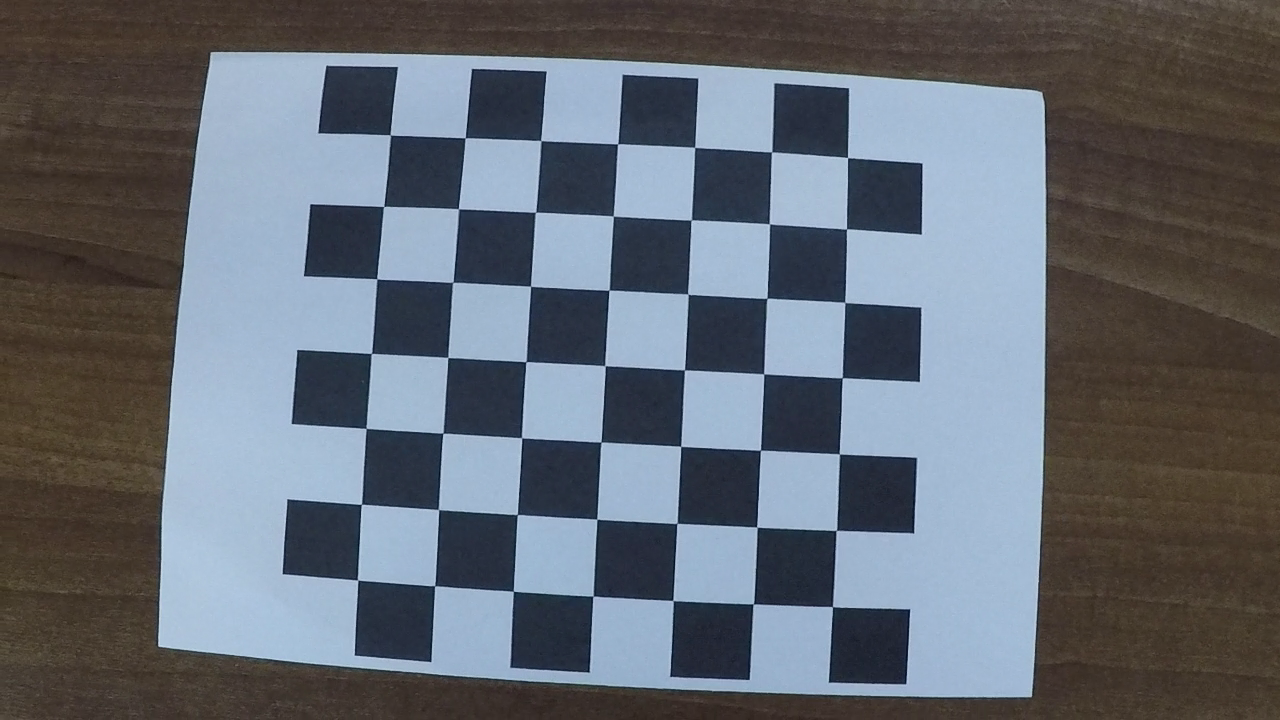
#> input picture images/calibration/leftsample/frame1.png, 1280 x 720 px; its folder holds 5 pictures in this run
$ python CalibrateCamera.py
#> lines starting #> are read from the running program, lines starting #| are printed output that depends on the picture; after the words box and inside, x2 and y2 are one past the last pixel; in counts of white or black regions, pixels touching at a corner belong together
import cv2
import glob
import numpy as np

# Define image format and chessboard dimensions
image_path_format = 'images/calibration/leftsample/*.png'
save_path = 'data/CameraInfoLeft.npz'
chessboard_size = (7, 7)

# Termination criteria
criteria = (cv2.TERM_CRITERIA_EPS + cv2.TERM_CRITERIA_MAX_ITER, 30, 0.001)

# Prepare object points, like (0,0,0), (1,0,0), (2,0,0) ....,(6,5,0)
obj_pts = np.zeros((chessboard_size[1]*chessboard_size[0], 3), np.float32)
obj_pts[:, :2] = np.mgrid[0:chessboard_size[0], 0:chessboard_size[1]].T.reshape(-1, 2)

# Arrays to store object points (3D) and image points (2D) from all the images.
obj_points = []
img_points = []

# Get list of image paths
images = glob.glob(image_path_format)

for img_name in images:
    img = cv2.imread(img_name)
#> img is the input picture: shape (720, 1280, 3); mean B, G, R 113.6, 105.2, 99.5
    img_g = cv2.cvtColor(img, cv2.COLOR_BGR2GRAY)
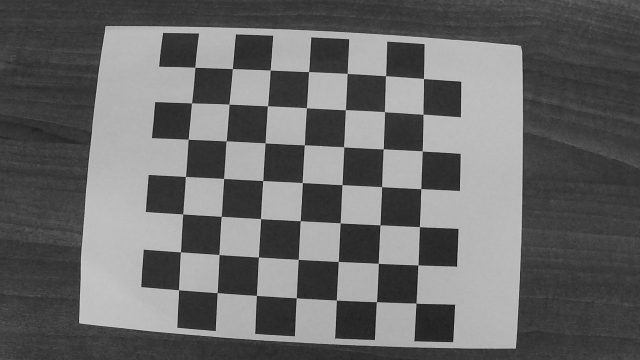
#> img_g: shape (720, 1280) (shown at 1/2 size); min 9, max 215, mean 104.4

    # Find the chess board corners
    ret, corners = cv2.findChessboardCorners(img_g, (chessboard_size[0], chessboard_size[1]), None)
#> ret = True; corners = 49 rows, first 8: [390.3, 134.9], [465.2, 137.9], [540.9, 140.7], [617.6, 143.9], [694.6, 147.4], [771.6, 151.9], [847.6, 157.6], [383.7, 206.6]

    # If found, add object points, image points (after refining them)
    if ret:
        obj_points.append(obj_pts)

        # Refine the corner location
        corners2 = cv2.cornerSubPix(img_g, corners, (11, 11), (-1, -1), criteria)
#> corners2 = 49 rows, first 8: [390.3, 134.9], [465.1, 137.8], [540.7, 140.6], [617.7, 143.8], [694.7, 147.3], [771.6, 151.9], [847.5, 157.5], [383.6, 206.5]
        img_points.append(corners2)

        # Draw and display the corners
        img = cv2.drawChessboardCorners(img, (chessboard_size[0], chessboard_size[1]), corners2, ret)
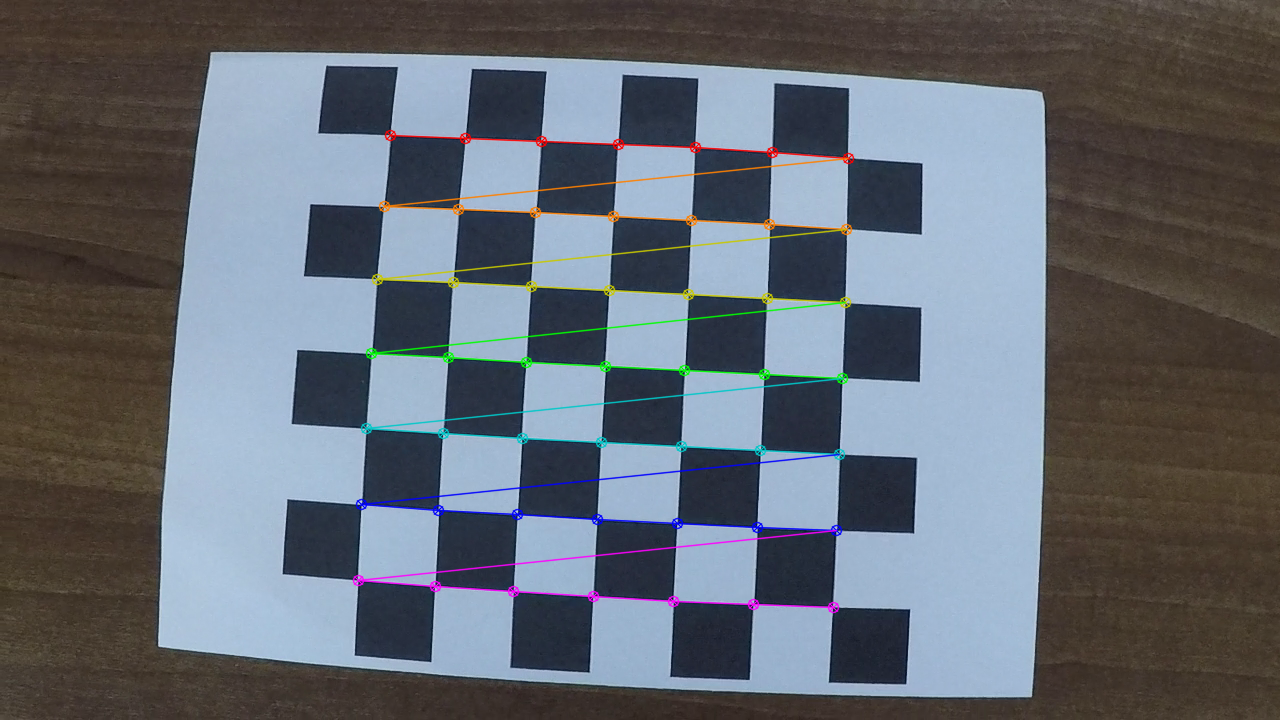
#> img: shape (720, 1280, 3); 2.42% of pixels changed, all inside (x1, y1, x2, y2) = (352, 129, 855, 614)
        cv2.imshow('img', img)
        cv2.waitKey(100)
#> pass 2 of the loop `for img_name in images:`:
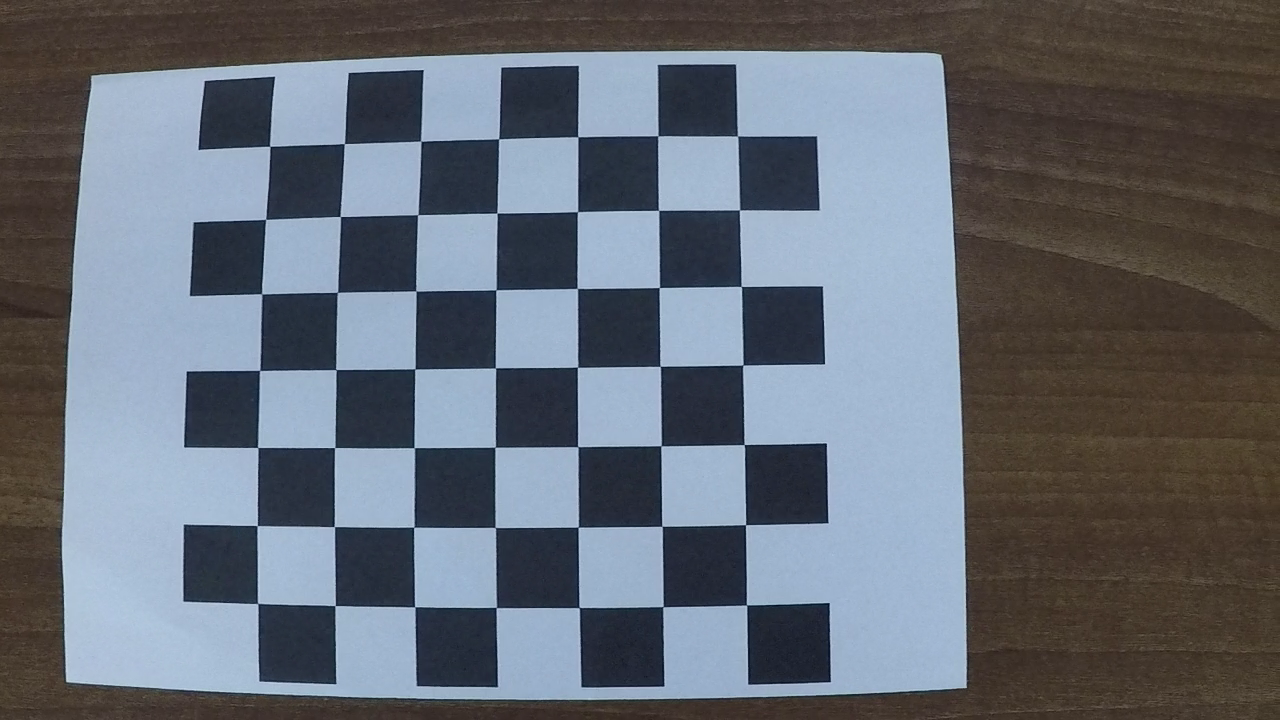
#> input picture images/calibration/leftsample/frame13.png, 1280 x 720 px
#> img is the input picture: shape (720, 1280, 3); mean B, G, R 115.2, 106.1, 100.4
#> `img_g = cv2.cvtColor(img, cv2.COLOR_BGR2GRAY)`:
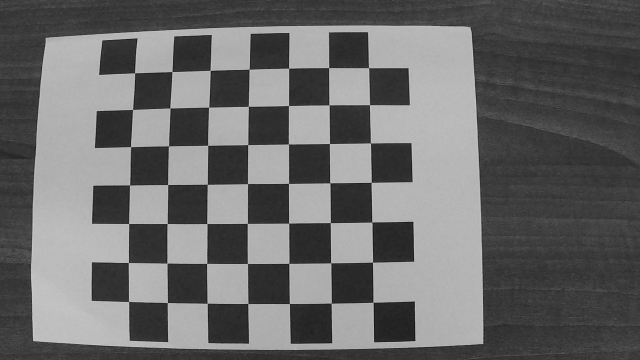
#> img_g: shape (720, 1280) (shown at 1/2 size); min 10, max 210, mean 105.3
#> corners = 49 rows, first 8: [737.4, 136.1], [739.5, 209.9], [741.2, 286.4], [743, 364.9], [744.1, 444.5], [745.5, 524.7], [746.5, 605], [658, 135.8]
#> corners2 = 49 rows, first 8: [737.6, 136], [739.5, 209.9], [741.3, 286.5], [742.8, 365.1], [744.2, 444.6], [745.6, 524.7], [746.5, 604.9], [657.9, 135.8]
#> `img = cv2.drawChessboardCorners(img, (chessboard_size[0], chessboard_s..`:
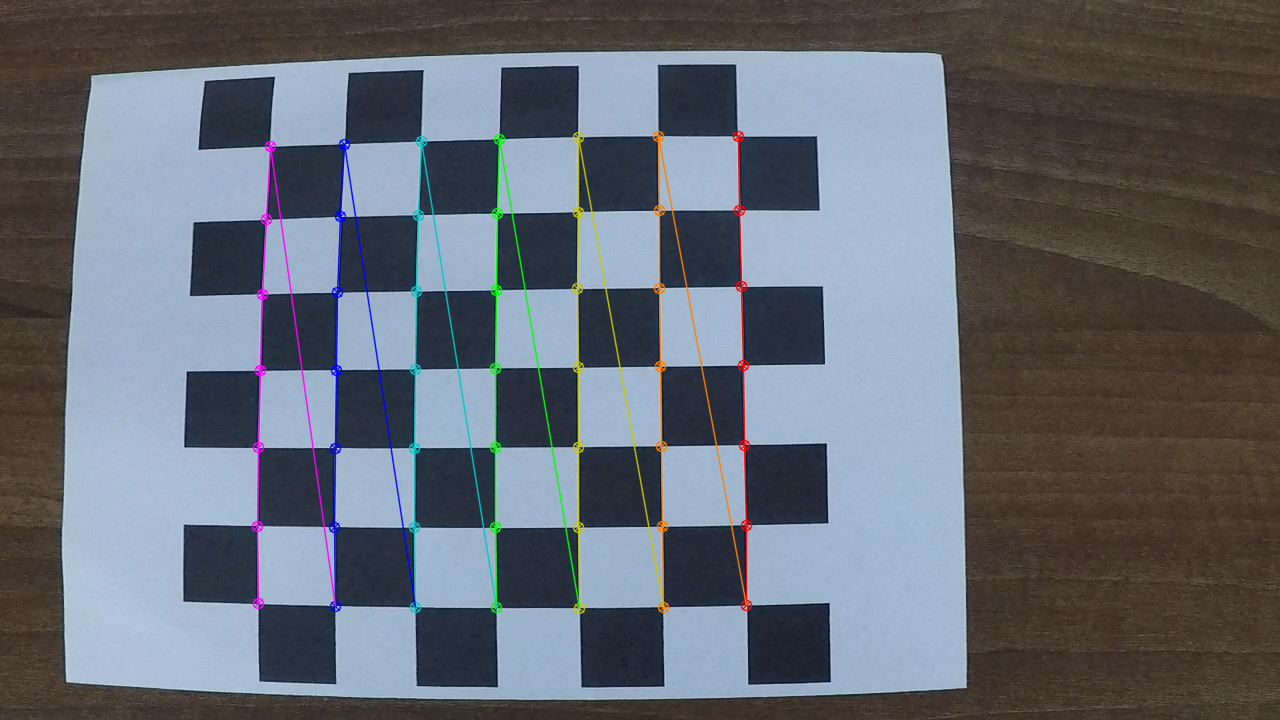
#> img: shape (720, 1280, 3); 2.41% of pixels changed, all inside (x1, y1, x2, y2) = (251, 130, 753, 615)
#> pass 3 of the loop `for img_name in images:`:
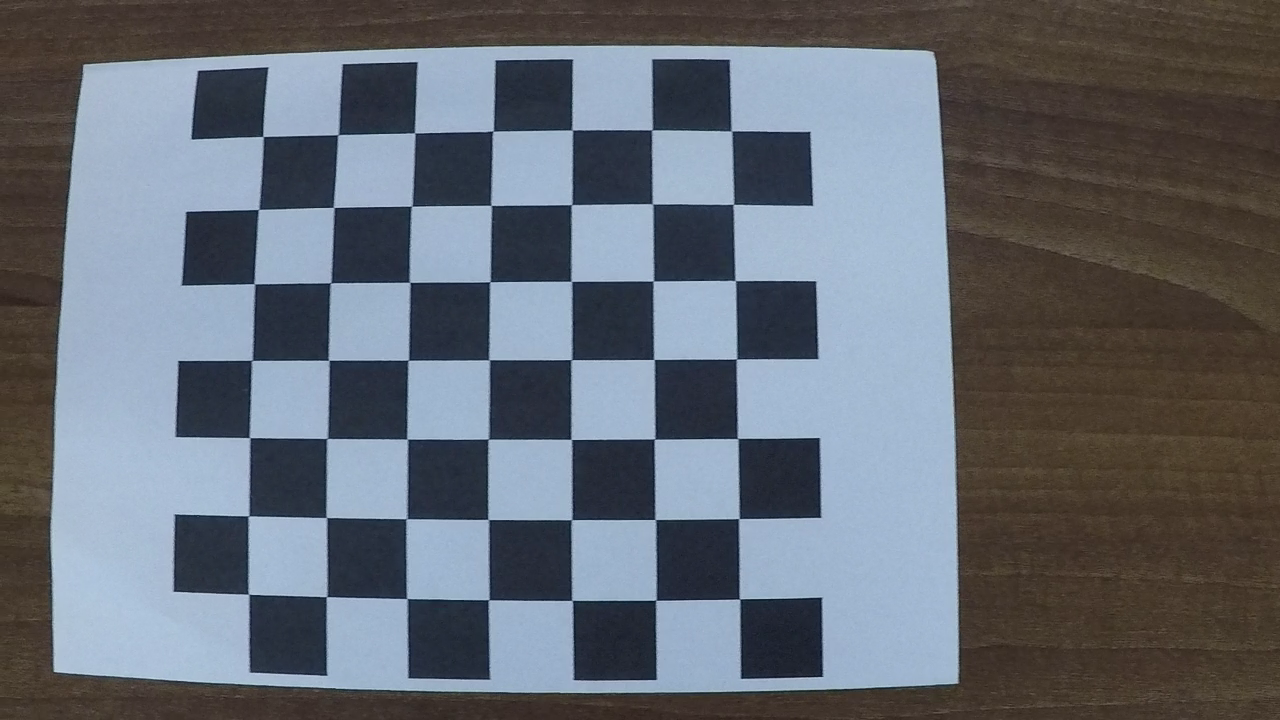
#> input picture images/calibration/leftsample/frame17.png, 1280 x 720 px
#> img is the input picture: shape (720, 1280, 3); mean B, G, R 115.2, 106.5, 100.9
#> `img_g = cv2.cvtColor(img, cv2.COLOR_BGR2GRAY)`:
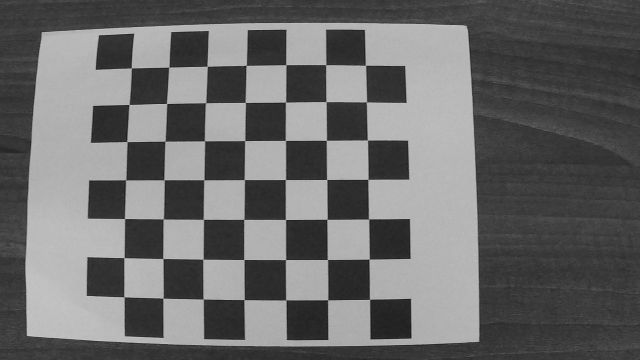
#> img_g: shape (720, 1280) (shown at 1/2 size); min 15, max 208, mean 105.7
#> corners = 49 rows, first 8: [263, 136.5], [337.9, 134.7], [414.6, 132.8], [493, 131.1], [572.3, 130.1], [651.8, 129.9], [731.3, 131], [258.7, 209.4]
#> corners2 = 49 rows, first 8: [263, 136.5], [338, 134.6], [414.7, 132.8], [492.9, 131.1], [572.1, 129.9], [651.9, 129.9], [731.5, 130.9], [258.6, 209.4]
#> `img = cv2.drawChessboardCorners(img, (chessboard_size[0], chessboard_s..`:
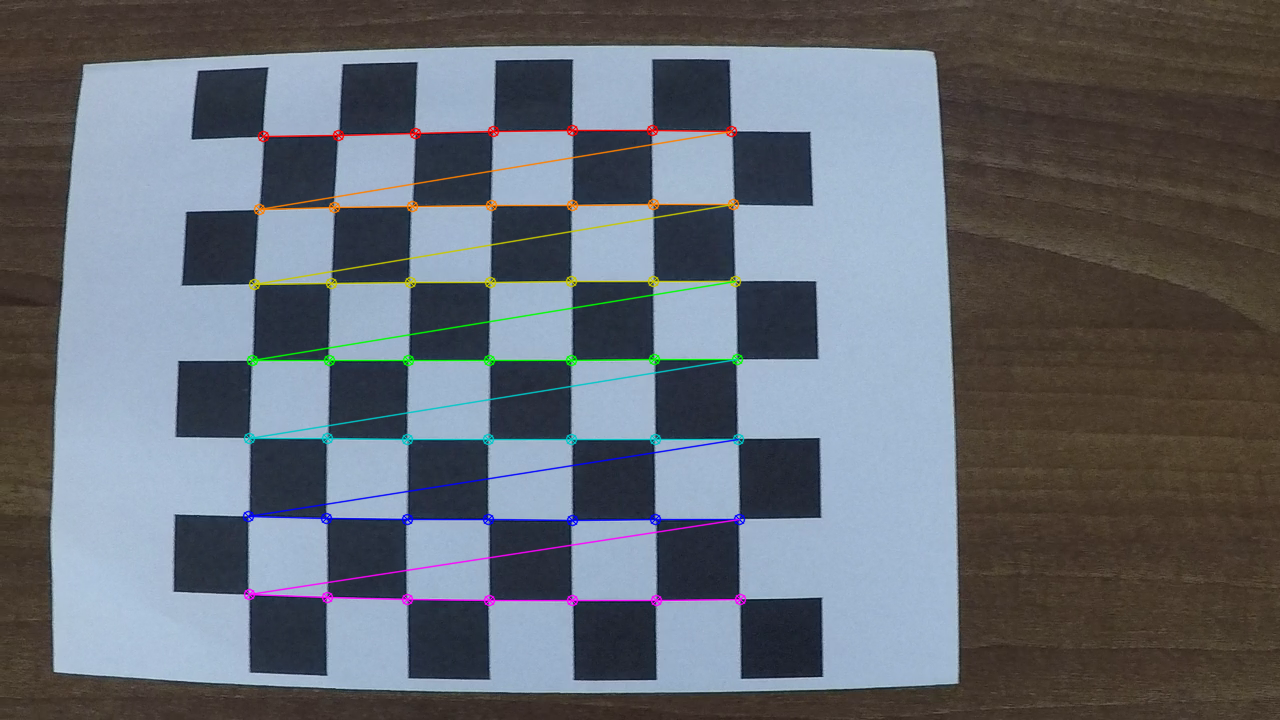
#> img: shape (720, 1280, 3); 2.47% of pixels changed, all inside (x1, y1, x2, y2) = (242, 124, 747, 607)
#> the loop made 5 passes; the first 3 are shown

cv2.destroyAllWindows()

# Calibrate camera using both 2D and 3D points
ret, cam_matrix, distortion_coeff, rotation_vecs, translation_vecs = cv2.calibrateCamera(obj_points,
                                                                                         img_points,
                                                                                         img_g.shape[::-1],
                                                                                         None,
                                                                                         None)

# Save camera calibration information for later
np.savez(save_path,
         cam_matrix=cam_matrix,
         distortion_coeff=distortion_coeff,
         rotation_vecs=rotation_vecs,
         translation_vecs=translation_vecs)

# Calculate the re-projection error
mean_error = 0
for i in range(len(obj_points)):
    img_points2, _ = cv2.projectPoints(obj_points[i], rotation_vecs[i], translation_vecs[i],
                                       cam_matrix, distortion_coeff)
    error = cv2.norm(img_points[i], img_points2, cv2.NORM_L2) / len(img_points2)
    mean_error += error

print('Total Error: {:.4f}%'.format((100*mean_error) / len(obj_points)))


img = cv2.imread('images/calibration/leftsample/frame1.png')
h,  w = img.shape[:2]

new_cam_matrix, roi = cv2.getOptimalNewCameraMatrix(cam_matrix, distortion_coeff, (w, h), 1, (w, h))

# undistort
dst = cv2.undistort(img, cam_matrix, distortion_coeff, None, new_cam_matrix)
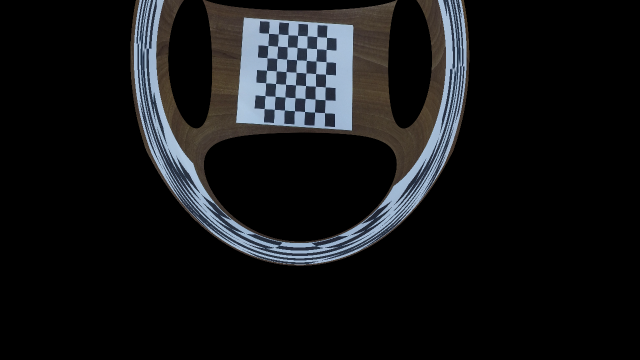
#> dst: shape (720, 1280, 3) (shown at 1/2 size); mean B, G, R 23, 21.3, 20.2

# crop the image
x, y, w, h = roi
dst = dst[y:y+h, x:x+w]
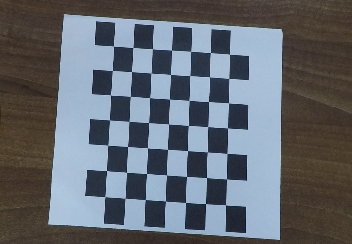
#> dst: shape (244, 352, 3); mean B, G, R 111.1, 103.7, 98.8
cv2.imwrite('undistorted_left.png', dst)
